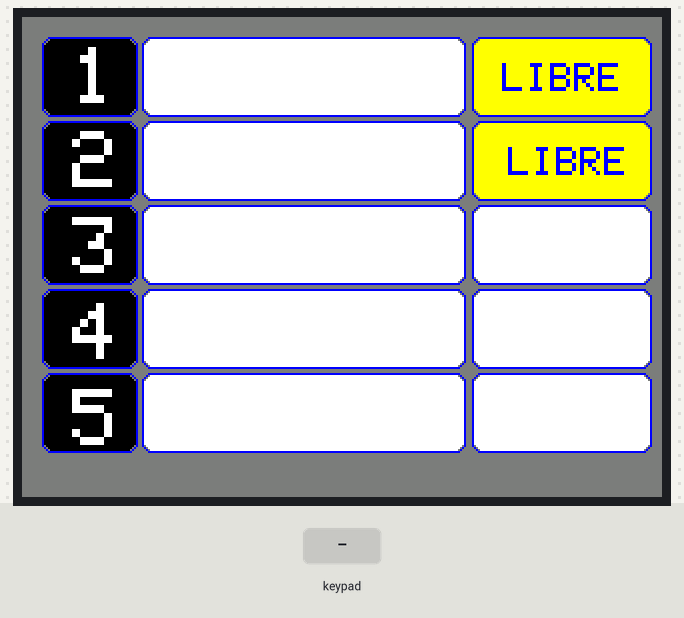
Bench run of a sketch on a simulated Arduino Mega 2560, built with avr-gcc and run on an emulated ATmega2560. On the bench: 320×240 colour display. The test bench sets the inputs (shaded band). The local clock reads 2024-03-15 10:24:30 at power-on unless the sketch sets it; what the sketch prints to the serial monitor is not drawn.

Above: at 1.5 s.
1.6 s: key '1' pressed
3.1 s: keypad keys 1 3 9 7 2 2 2 2 # pressed 0.4 s apart
At 6.9 s:
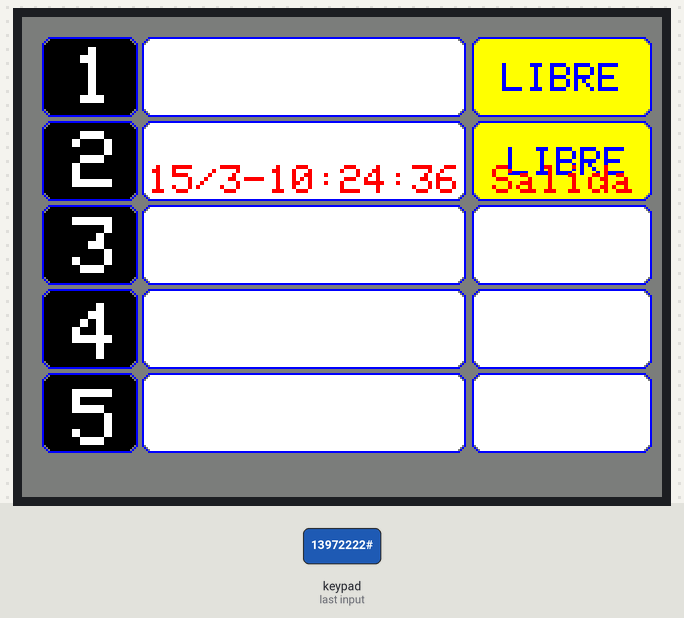
9.7 s: key '*' pressed
11.2 s: keypad keys 1 3 9 7 2 2 2 2 * pressed 0.4 s apart
At 14.8 s:
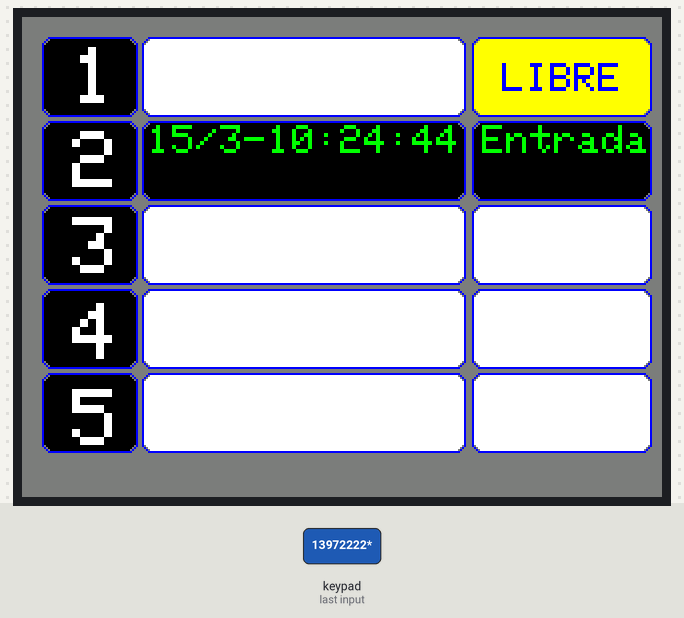
16.3 s: key '#' pressed
17.8 s: keypad keys 1 3 9 7 2 2 2 2 * pressed 0.4 s apart
At 22.2 s:
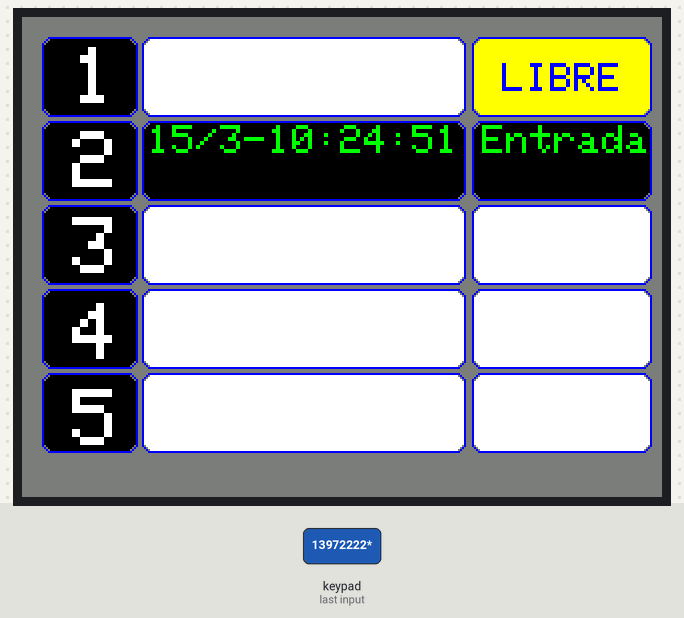
Timing chart, 0 to 23.7 s (numbered marks = the images above; inputs shaded):
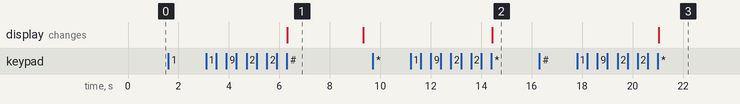

Measured:
- after the input at 1.6 s, every drawn part: stays the same
- after the input at 3.1 s, the display: changes after 3.2 s (image 1)
- after the input at 9.7 s, every drawn part: stays the same
- after the input at 11.2 s, the display: changes after 3.2 s (image 2)
- after the input at 16.3 s, every drawn part: stays the same
- after the input at 17.8 s, the display: changes after 3.2 s (image 3)
- what the display in image 1 shows lasts 3.0 s, from 6.3 s to 9.3 s

The sketch:

Mega-RTC-Teclado-TFT2.ino
```cpp
#include <Keypad.h>     // Para manejo del teclado

#include<Wire.h>        // Puerto I2C
#include<RTClib.h>      // Reloj tiempo real
RTC_DS3231 rtc;

#include <Adafruit_GFX.h> // Hardware-specific library
#include <MCUFRIEND_kbv.h>
MCUFRIEND_kbv tft;

#define LCD_CS A3   // Definimos los pines del LCD
#define LCD_CD A2   // para poder visualizar elementos graficos
#define LCD_WR A1
#define LCD_RD A0
#define LCD_RESET 1


#define	BLACK     0x0000  // Definimos los colores
#define	BLUE      0x001F  // que utilizaremos para
#define BLUE2     0x051F
#define	RED       0xF800  // el texto y los elementos graficos
#define	GREEN     0x07E0
#define CYAN      0x07FF
#define MAGENTA   0xF81F
#define YELLOW    0xFFE0
#define WHITE     0xFFFF
#define DARKGREY  0x7BEF
#define ORANGE    0xFD20

#define tiempo 3000


const byte FILAS = 4;     // define numero de filas
const byte COLUMNAS = 3;    // define numero de columnas
char keys[FILAS][COLUMNAS] = {    // define la distribucion de teclas
  {'1','2','3'},
  {'4','5','6'},
  {'7','8','9'},
  {'*','0','#'}
};

byte pinesFilas[FILAS] = {22,23,24,25};   // pines correspondientes a las filas
byte pinesColumnas[COLUMNAS] = {26,27,28}; // pines correspondientes a las columnas

Keypad teclado = Keypad(makeKeymap(keys), pinesFilas, pinesColumnas, FILAS, COLUMNAS);  // crea objeto

char TECLA;       // almacena la tecla presionada
char CLAVE[3];        // almacena en un array 6 digitos ingresados
char CLAVE_VER1[3] = "1*";   // almacena en un array la contraseña maestra
char CLAVE_SALIR1[3] = "1#";

char CLAVE_VER2[3] = "2*";
char CLAVE_SALIR2[3] = "2#";

char CLAVE_VER3[3] = "3*";
char CLAVE_SALIR3[3] = "3#";

char CLAVE_VER4[3] = "4*";
char CLAVE_SALIR4[3] = "4#";

char CLAVE_VER5[3] = "5*";
char CLAVE_SALIR5[3] = "5#";

char CLAVE_LOG[3] = "##";


/*
char CLAVE_VER10[3] = "10*";
char CLAVE_SALIR10[3] = "10#";

char CLAVE_VER15[3] = "15*";
char CLAVE_SALIR15[3] = "15#";

char CLAVE_VER20[3] = "20*";
char CLAVE_SALIR20[3] = "20#";
*/

byte INDICE = 0;      // indice del array


void setup(){
 tft.begin(0x9341);
 Serial.begin(9600);      // inicializa comunicacion serie

 if(! rtc.begin()){
     Serial.println("Modulo RTC no encontrado !");
     while (1);
  }

///////////Pantalla de inicio/////////////
  tft.setRotation(3);
  tft.fillScreen(DARKGREY);


//Habitación 1
  tft.drawRoundRect(10,10,48,40,5,BLUE);  tft.drawRoundRect(60,10,162,40,5,BLUE);  tft.drawRoundRect(225,10,90,40,5, BLUE);
  tft.fillRoundRect(11,11,46,38,5,BLACK); tft.fillRoundRect(61,11,160,38,5,WHITE); tft.fillRoundRect(226,11,88,38,5,YELLOW);

  tft.setTextColor(WHITE);
  tft.setTextSize(4);
  tft.setCursor(25,15);
  tft.print("1");

  tft.setTextColor(BLUE);
  tft.setTextSize(2);
  tft.setCursor(240,23);                   //
  tft.print("LIBRE");

//Habitación 2

  tft.drawRoundRect(10,52,48,40,5,BLUE);  tft.drawRoundRect(60,52,162,40,5,BLUE);  tft.drawRoundRect(225,52,90,40,5, BLUE);
  tft.fillRoundRect(11,53,46,38,5,BLACK); tft.fillRoundRect(61,53,160,38,5,WHITE); tft.fillRoundRect(226,53,88,38,5,YELLOW);

  tft.setTextColor(WHITE);
  tft.setTextSize(4);
  tft.setCursor(25,57);                   //
  tft.print("2");

  tft.setTextColor(BLUE);
  tft.setTextSize(2);
  tft.setCursor(243,65);                   //
  tft.print("LIBRE");

//Habitación 3

  tft.drawRoundRect(10,94,48,40,5,BLUE);  tft.drawRoundRect(60,94,162,40,5,BLUE);  tft.drawRoundRect(225,94,90,40,5, BLUE);
  tft.fillRoundRect(11,95,46,38,5,BLACK); tft.fillRoundRect(61,95,160,38,5,WHITE); tft.fillRoundRect(226,95,88,38,5,WHITE);

  tft.setTextColor(WHITE);
  tft.setTextSize(4);
  tft.setCursor(25,100);
  tft.print("3");

//Habitación 4

  tft.drawRoundRect(10,136,48,40,5,BLUE);  tft.drawRoundRect(60,136,162,40,5,BLUE);  tft.drawRoundRect(225,136,90,40,5, BLUE);
  tft.fillRoundRect(11,137,46,38,5,BLACK); tft.fillRoundRect(61,137,160,38,5,WHITE); tft.fillRoundRect(226,137,88,38,5,WHITE);

  tft.setTextColor(WHITE);
  tft.setTextSize(4);
  tft.setCursor(25,143);
  tft.print("4");


//Habitación 5

  tft.drawRoundRect(10,178,48,40,5,BLUE);  tft.drawRoundRect(60,178,162,40,5,BLUE);  tft.drawRoundRect(225,178,90,40,5, BLUE);
  tft.fillRoundRect(11,179,46,38,5,BLACK); tft.fillRoundRect(61,179,160,38,5,WHITE); tft.fillRoundRect(226,179,88,38,5,WHITE);

  tft.setTextColor(WHITE);
  tft.setTextSize(4);
  tft.setCursor(25,186);
  tft.print("5");
}


//////////Habitación 1//////////

void Entrada1(){

  DateTime fecha = rtc.now();

  tft.drawRoundRect(60,10,162,40,5,BLUE);  tft.drawRoundRect(225,10,90,40,5, BLUE);
  tft.fillRoundRect(61,11,160,38,5,BLACK); tft.fillRoundRect(226,11,88,38,5,BLACK);

  tft.setTextColor(GREEN);
  tft.setTextSize(2);
  tft.setCursor(230,15);                   //
  tft.print("Entrada");
  tft.setCursor(63,15); //
  tft.print(fecha.day());
  tft.print("/");
  tft.print(fecha.month());
  tft.print("-");
  tft.print(fecha.hour());
  tft.print(":");
  tft.print(fecha.minute());
  tft.print(":");
  tft.print(fecha.second());

  Serial.print(fecha.day());
  Serial.print("/");
  Serial.print(fecha.month());
  Serial.print("-");
  Serial.print(fecha.hour());
  Serial.print(":");
  Serial.print(fecha.minute());
  Serial.print(":");
  Serial.print(fecha.second());
  Serial.println("");

}

void Salida1(){
  DateTime fecha = rtc.now();

  tft.setTextColor(RED);
  tft.setTextSize(2);
  tft.setCursor(235,32);
  tft.print("Salida");
  tft.setCursor(63,32);
  tft.print(fecha.day());
  tft.print("/");
  tft.print(fecha.month());
  tft.print("-");
  tft.print(fecha.hour());
  tft.print(":");
  tft.print(fecha.minute());
  tft.print(":");
  tft.print(fecha.second());

  Serial.print(fecha.day());
  Serial.print("/");
  Serial.print(fecha.month());
  Serial.print("-");
  Serial.print(fecha.hour());
  Serial.print(":");
  Serial.print(fecha.minute());
  Serial.print(":");
  Serial.print(fecha.second());
  Serial.println("");

  delay(tiempo);
/////Disponible/////
  tft.fillRoundRect(61,11,160,38,5,WHITE); tft.fillRoundRect(226,11,88,38,5,YELLOW);
  tft.setTextColor(BLUE);
  tft.setTextSize(2);
  tft.setCursor(243,23);                   //
  tft.print("LIBRE");

}


//////////Habitación 2//////////

void Entrada2(){

  DateTime fecha = rtc.now();

  tft.drawRoundRect(60,52,162,40,5,BLUE);  tft.drawRoundRect(225,52,90,40,5, BLUE);
  tft.fillRoundRect(61,53,160,38,5,BLACK); tft.fillRoundRect(226,53,88,38,5,BLACK);


  tft.setTextColor(GREEN);
  tft.setTextSize(2);
  tft.setCursor(230,54);                   //
  tft.print("Entrada");
  tft.setCursor(63,54); //
  tft.print(fecha.day());
  tft.print("/");
  tft.print(fecha.month());
  tft.print("-");
  tft.print(fecha.hour());
  tft.print(":");
  tft.print(fecha.minute());
  tft.print(":");
  tft.print(fecha.second());

  Serial.print(fecha.day());
  Serial.print("/");
  Serial.print(fecha.month());
  Serial.print("-");
  Serial.print(fecha.hour());
  Serial.print(":");
  Serial.print(fecha.minute());
  Serial.print(":");
  Serial.print(fecha.second());
  Serial.println("");

}


void Salida2(){
  DateTime fecha = rtc.now();

  tft.setTextColor(RED);
  tft.setTextSize(2);
  tft.setCursor(235,74);
  tft.print("Salida");
  tft.setCursor(63,74);  //74+42
  tft.print(fecha.day());
  tft.print("/");
  tft.print(fecha.month());
  tft.print("-");
  tft.print(fecha.hour());
  tft.print(":");
  tft.print(fecha.minute());
  tft.print(":");
  tft.print(fecha.second());

  Serial.print(fecha.day());
  Serial.print("/");
  Serial.print(fecha.month());
  Serial.print("-");
  Serial.print(fecha.hour());
  Serial.print(":");
  Serial.print(fecha.minute());
  Serial.print(":");
  Serial.print(fecha.second());
  Serial.println("");

  delay(tiempo);
/////Disponible/////
  tft.fillRoundRect(61,53,160,38,5,WHITE); tft.fillRoundRect(226,53,88,38,5,YELLOW);
  tft.setTextColor(BLUE);
  tft.setTextSize(2);
  tft.setCursor(243,65);                   //
  tft.print("LIBRE");

}


void loop(){

  DateTime fecha = rtc.now();

  TECLA = teclado.getKey();   // obtiene tecla presionada y asigna a variable
  if (TECLA){        // comprueba que se haya presionado una tecla
    CLAVE[INDICE] = TECLA;    // almacena en array la tecla presionada
    INDICE++;       // incrementa indice en uno
    Serial.print(TECLA);    // envia a monitor serial la tecla presionada
    }

//////////////////Habitación 1//////////////////////
  if(INDICE == 2){       // si ya se almacenaron los 6 digitos
     if(!strcmp(CLAVE, CLAVE_VER1)){   // compara clave ingresada con clave maestra
     Serial.println(" Ingreso");  // imprime en monitor serial que es correcta la clave
     INDICE = 0;
     Entrada1();
     }
     }

     if(INDICE == 2){       // si ya se almacenaron los 6 digitos
     if(!strcmp(CLAVE, CLAVE_SALIR1)){   // compara clave ingresada con clave maestra
     Serial.println(" Egreso");  // imprime en monitor serial que es correcta la clave
     INDICE = 0;
     Salida1();
     }
     }


//////////////////Habitación 2//////////////////////
  if(INDICE == 2){       // si ya se almacenaron los 6 digitos
     if(!strcmp(CLAVE, CLAVE_VER2)){   // compara clave ingresada con clave maestra
     Serial.println(" Ingreso");  // imprime en monitor serial que es correcta la clave
     INDICE = 0;
     Entrada2();
     }
     }


     if(INDICE == 2){       // si ya se almacenaron los 6 digitos
     if(!strcmp(CLAVE, CLAVE_SALIR2)){   // compara clave ingresada con clave maestra
     Serial.println(" Egreso");  // imprime en monitor serial que es correcta la clave
     INDICE = 0;
     Salida2();
     }

     else
     Serial.println(" ");  // imprime en monitor serial que es incorrecta la clave
     INDICE = 0;

    }


    }
```
